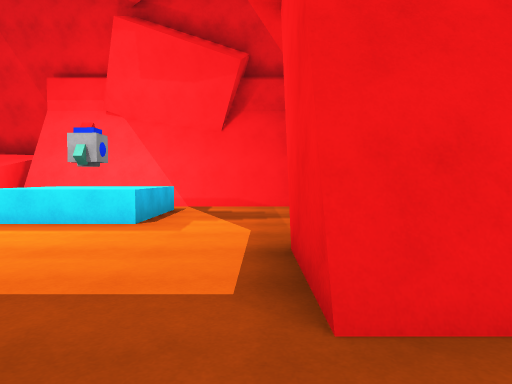
[1] (above)

22 first-person views from a walk through a Unity game level. The camera is 1.3 m above the floor, tilts 2° down and sees 70° across. The floor is counted in squares, 2 m on a side. Each view is taken from the middle of a square. On the plan, view 1 faces up. The plan holds only what a view shows up to about 11 squares ahead; the rest is blank. The place goes on beyond the plan.

[2]
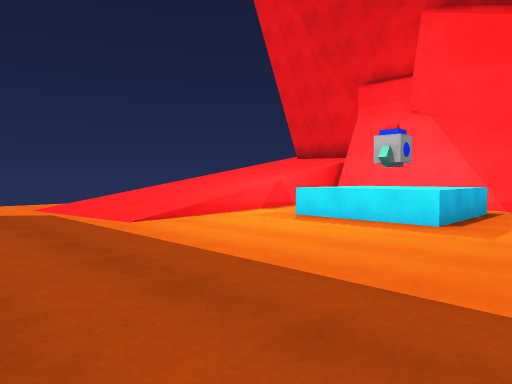

[3]
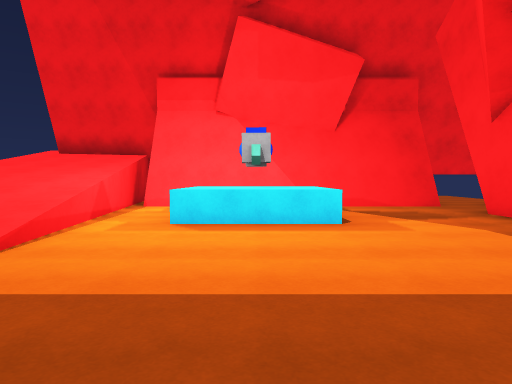

[4]
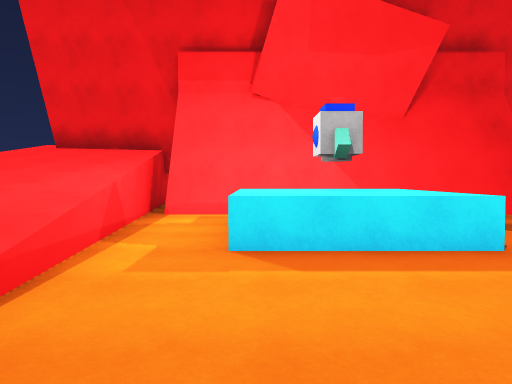

[5]
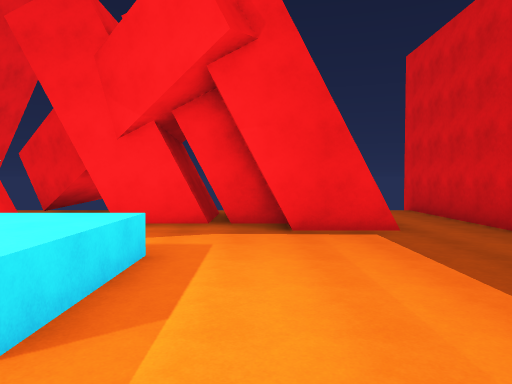

[6]
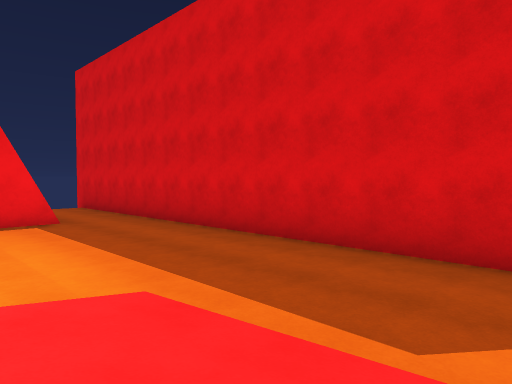

[7]
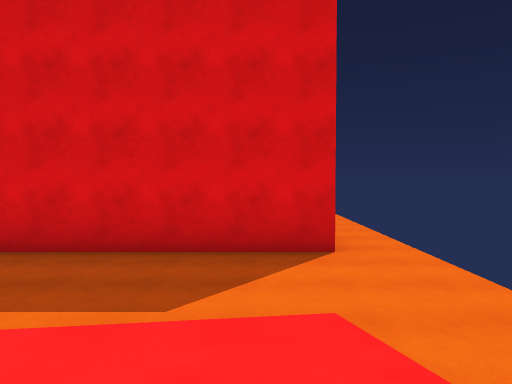

[8]
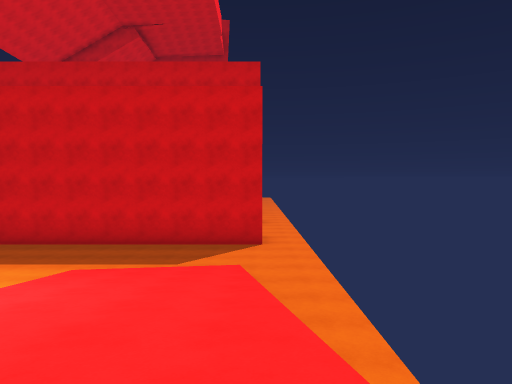

[9]
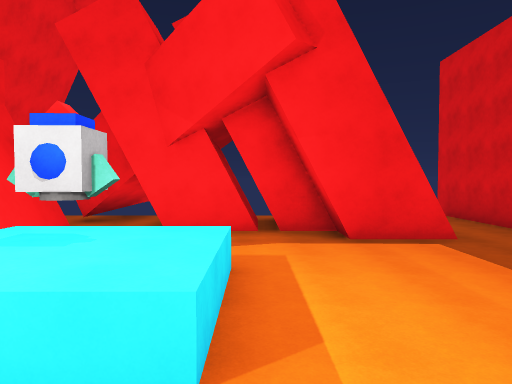

[10]
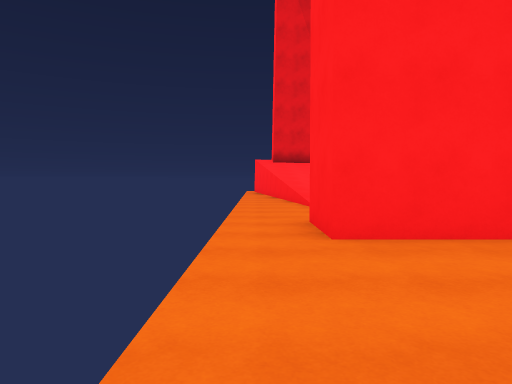

[11]
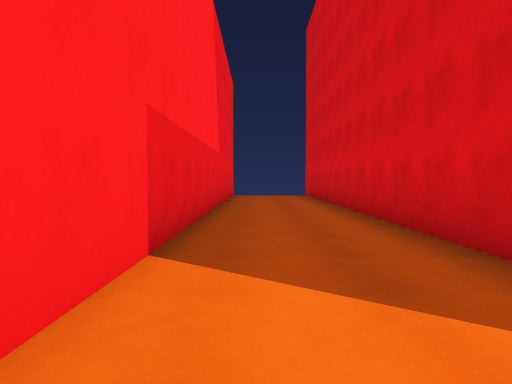

[12]
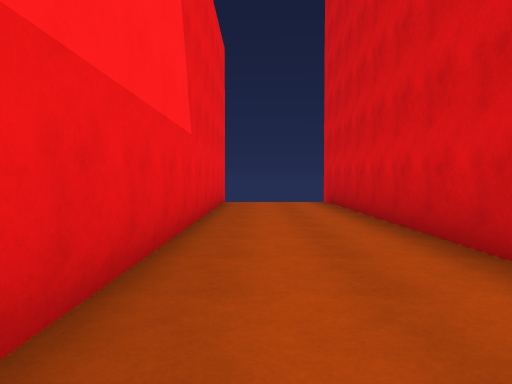

[13]
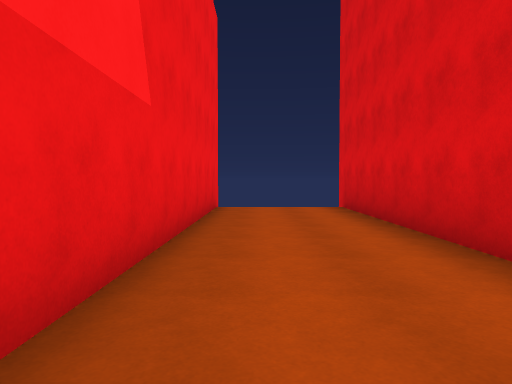

[14]
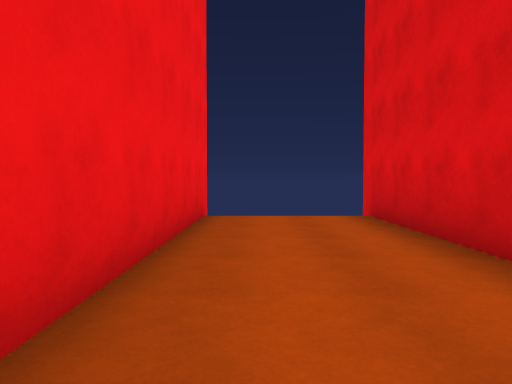

[15]
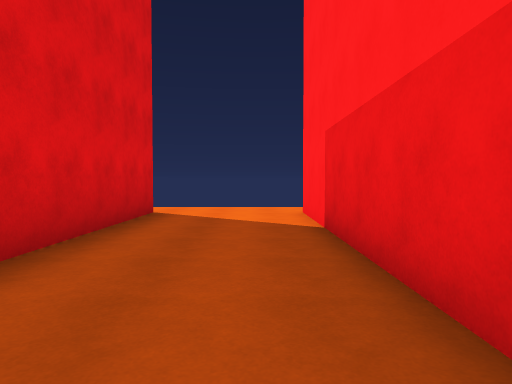

[16]
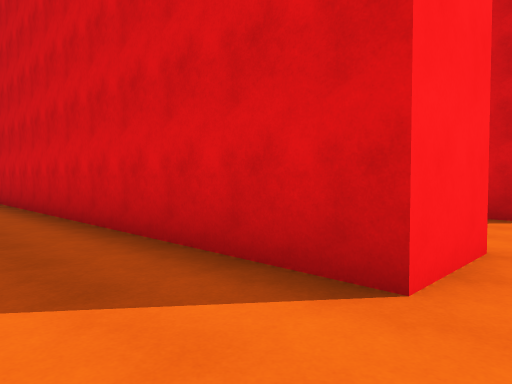

[17]
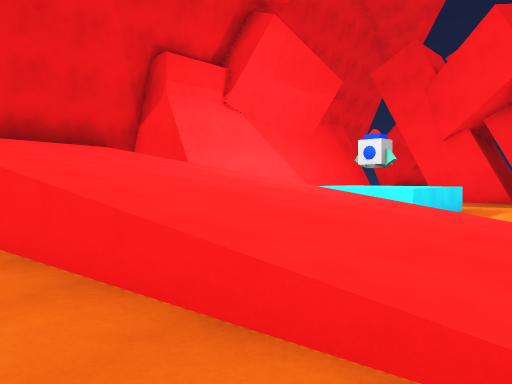

[18]
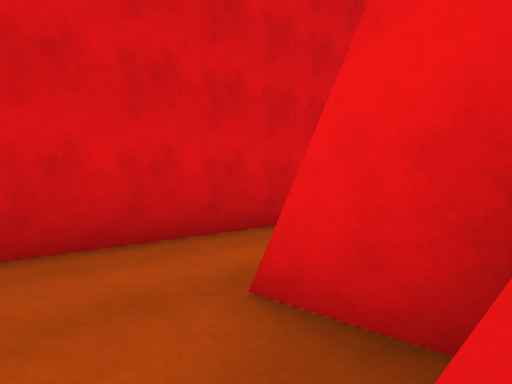

[19]
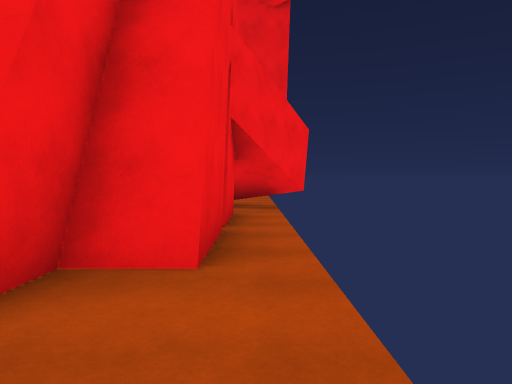

[20]
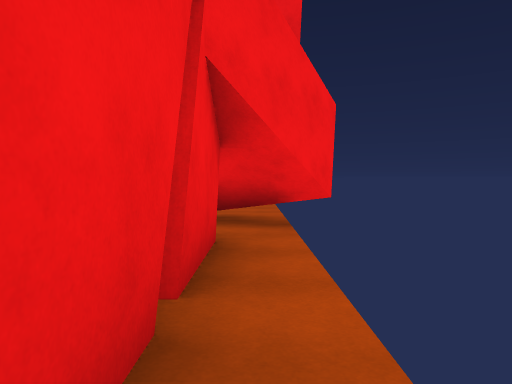

[21]
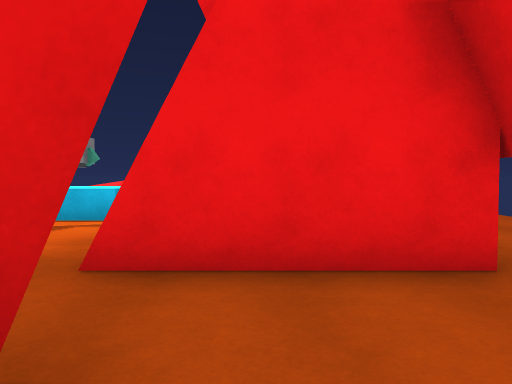

[22]
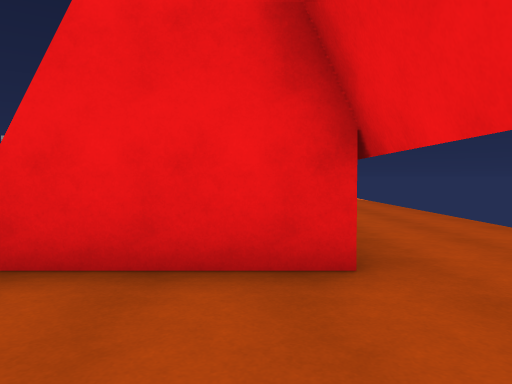

### Floor plan
Key: @ floor where view 1 was taken; # wall or solid block; . floor; / step, stairs or slope; = window, fence, low wall or low ledge; ^ raised ledge; O other object.
Columns run from 10 left of view 1 to 5 right of it. Each row starts with its distance up from view 1.
 12  ####      ###
 11 ////#      #...
 10 .///#      #...
  9  ///########.##
  8  ////........###
  7 .////.^O^...##.
  6 .////.^^^...##.
  5 .=///.......##.
  4 .=///.......##.
  3 .////......###.
  2 ...........##..
  1 ...............
  0 ..........@....
 -1 .###############
 -2 .###############
 -3 ...............
 -4 ...............
 -5 .###############
 -6 .#
 -7  .
 -8  .
 -9  .
-10  ##

Positions as (right, up) in squares from view 1, and headings:
1: (0, 0), facing up
2: (0, 0), facing up-left
3: (-3, 0), facing up
4: (-4, 2), facing up
5: (-6, 4), facing right
6: (-8, 4), facing down-right
7: (-8, 5), facing down
8: (-9, 10), facing down
9: (-6, 5), facing right
10: (-10, -6), facing up
11: (-10, -3), facing right
12: (-6, -3), facing right
13: (-4, -3), facing right
14: (-2, -3), facing right
15: (-2, -3), facing left
16: (-10, -3), facing down-right
17: (-10, 3), facing up-right
18: (4, 3), facing down-left
19: (4, 0), facing up
20: (4, 3), facing up
21: (4, 10), facing left
22: (4, 11), facing left
